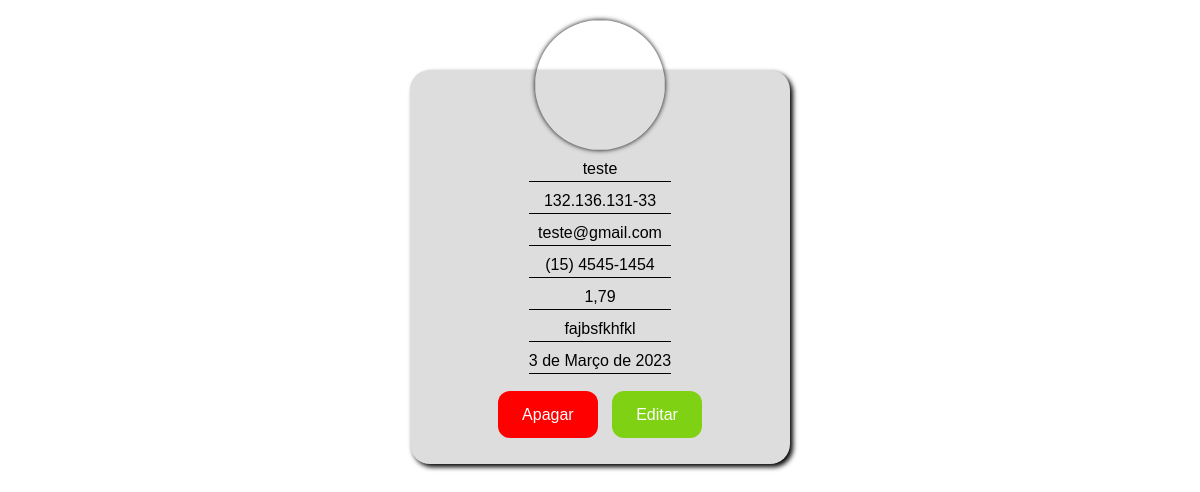
Screenshot of /detalhes/6 with the database file from the repository.
### contatos/models.py (models this page shows, shortened)
class Contatos(models.Model):
    usuario = models.ForeignKey(User, on_delete=models.CASCADE) #models.CASCADE ele elimina tudo, o models.DO_NOTHING não faz nada com as informações
    nome = models.CharField(max_length=255)
    imagem = models.ImageField()
    cpf = models.CharField(max_length=14)
    email = models.EmailField()
    telefone = models.CharField(max_length=20)
    altura = models.DecimalField(max_digits=3, decimal_places=2)
    descricao = models.TextField()
    data_nascimento = models.DateField()
    ativo = models.BooleanField()
    class Meta:
        verbose_name_plural = 'Contatos'

### contatos/views.py (the view)
# urls.py: path('detalhes/<int:id>', views.detalhes, name='detalhes'),
def detalhes(request, id):
    contato = get_object_or_404(Contatos, id=id)
    return render(request, 'pages/detalhes.html', {'contato':contato})

### contatos/templates/pages/detalhes.html (shortened to what this page needs)
{% load static %}
<!DOCTYPE html>
<html lang="en">
<head>
    <link rel="stylesheet" href="{% static 'style.css' %}">
</head>
<body>
    <main>
        <div class="card">
            <div class="profile">
                {% if contato.imagem %}
                <img src="{{ contato.imagem.url }}" alt="">
                {% else %}
                <img src="https://triunfo.pe.gov.br/pm_tr430/wp-content/uploads/2018/03/sem-foto.jpg" alt="">
                {% endif %}
            </div>
            <div class="info">
                <p>{{contato.nome}}</p>
                <p>{{contato.cpf}}</p>
                <p>{{contato.email}}</p>
                <p>{{contato.telefone}}</p>
                <p>{{contato.altura}}</p>
                <div class="description">
                    <p>{{contato.descricao}}</p>
                </div>
                <p>{{contato.data_nascimento}}</p>
            </div>
            <div class="btn">
                <a href="{% url 'deletar' contato.id %}">Apagar</a>
                <a href="{% url 'editar' contato.id %}">Editar</a>
            </div>
        </div>
    </main>
</body>
</html>

### templates/static/style.css (style rules this page uses)
* { margin:0; padding: 0; box-sizing: border-box; font-family: Verdana, Geneva, Tahoma, sans-serif; text-decoration: none; }
.card { position: relative; max-width: 380px; padding: 85px 20px; width: 90%; margin: 70px auto; background-color: #ddd; border-radius: 20px; box-shadow: 3px 3px 5px black; display: flex; flex-direction: column; align-items: center; }
.info { display: flex; flex-direction: column; justify-content: space-evenly; text-align: center; }
.description { max-height: 200px; overflow-y: auto; }
.info > p, .description { margin: 5px 0; border-bottom: 1.5px solid black; padding-bottom: 3px; }
.profile { border-radius: 50%; overflow: hidden; width: 130px; height: 130px; position: absolute; top: -50px; box-shadow: 0 0 5px black; }
.profile > img { width: 100%; height: 100%; }
.btn { position: absolute; bottom: 40px; }
.btn > a { background-color: red; padding: 15px 24px; color: white; border-radius: 12px; margin: 0 5px; }
.btn > a:nth-child(2) { background-color: rgb(127, 209, 19); }

### rows the page displays
Contatos: nome "teste", cpf "132.136.131-33", email "teste@gmail.com", telefone "(15) 4545-1454", altura "1,79", descricao "fajbsfkhfkl", data_nascimento "3 de Março de 2023"
